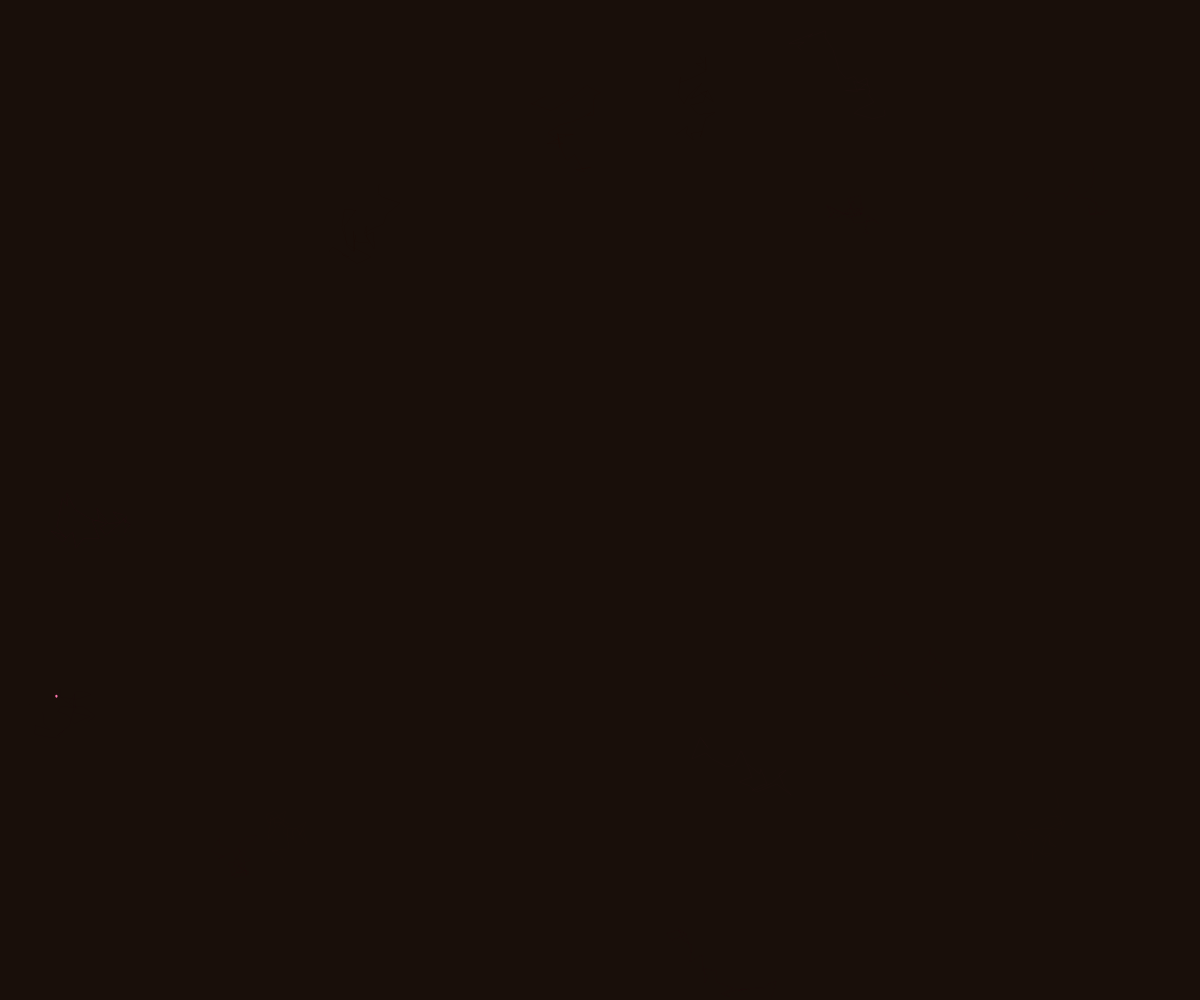
Frame 1 (no input)
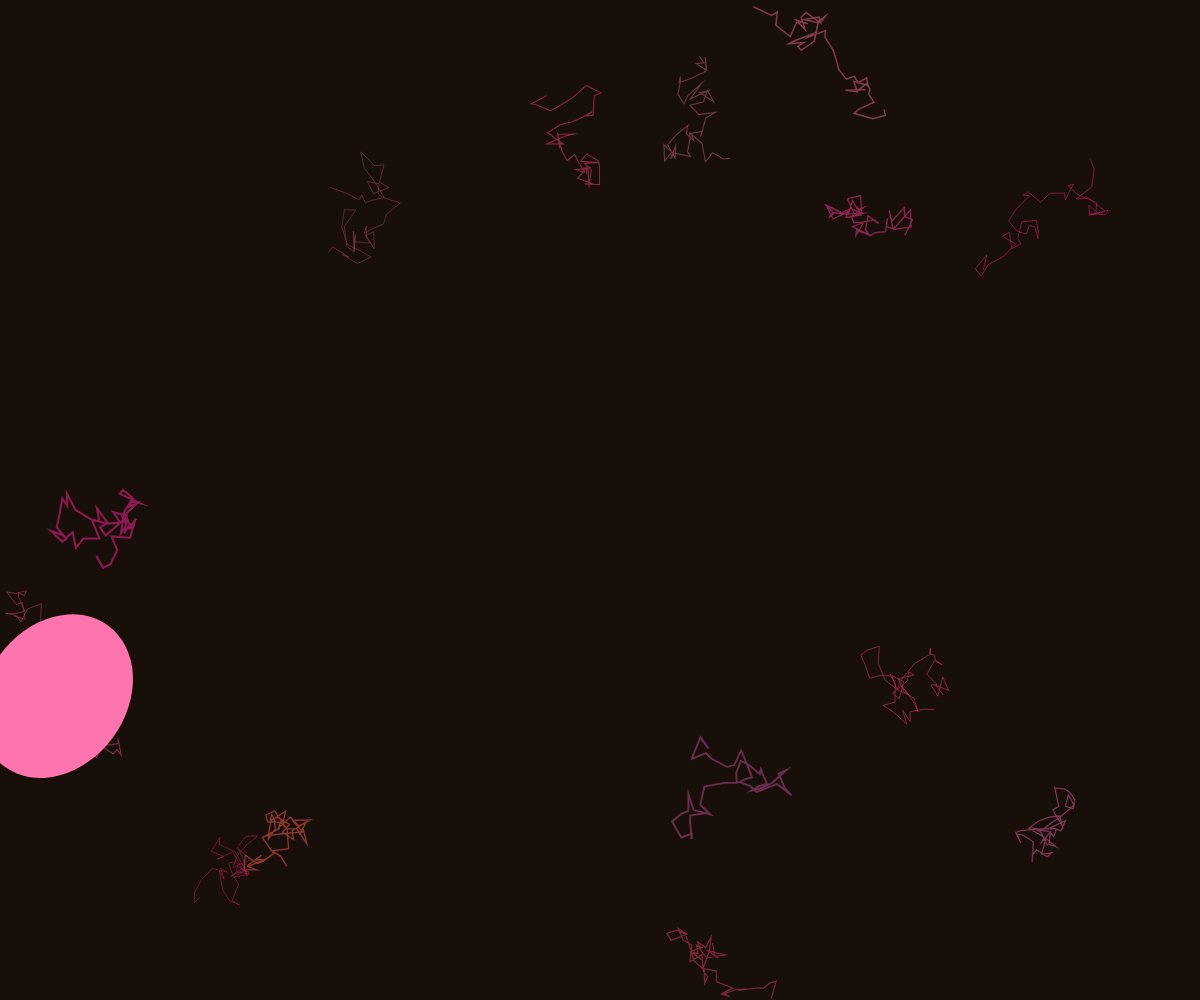
Frame 60 (no input)
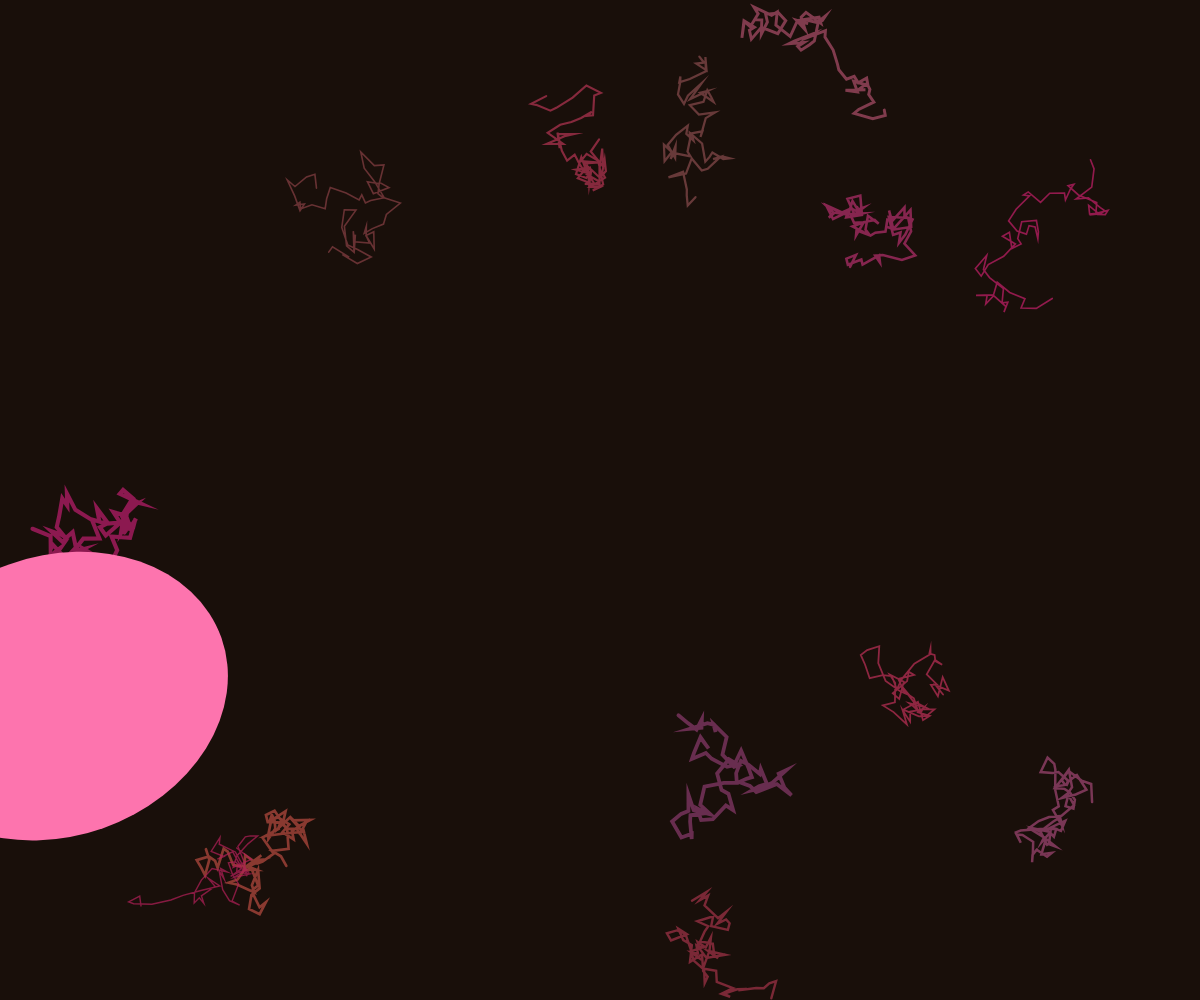
Frame 120 (the mouse pressed at the canvas centre since frame 60)

The p5.js sketch that drew these frames (run headless with seeded random() and noise() and a simulated clock; from frame 60 on, the mouse is pressed at the canvas centre):

// p5.js sketch
// ── sketch.js
let threads = [];
let figures = [];
let time = 0;

class Thread {
  constructor(x, y) {
    this.points = [{ x, y }];
    this.color = color(
      random(120, 200),
      random(30, 80),
      random(60, 120),
      180
    );
    this.width = random(2, 6);
    this.growth = 0;
    this.maxGrowth = random(50, 150);
  }

  update() {
    if (this.growth < this.maxGrowth) {
      this.growth += 0.5;
    }
    
    // Add new points along the path
    if (random() < 0.3 && this.points.length < 100) {
      let last = this.points[this.points.length - 1];
      let angle = random(TWO_PI);
      let length = random(5, 20);
      let x = last.x + cos(angle) * length;
      let y = last.y + sin(angle) * length;
      
      // Keep within canvas
      if (x > 0 && x < width && y > 0 && y < height) {
        this.points.push({ x, y });
      }
    }
  }

  draw() {
    if (this.points.length < 2) return;
    
    stroke(this.color);
    strokeWeight(this.width * (this.growth / this.maxGrowth));
    noFill();
    
    beginShape();
    for (let i = 0; i < this.points.length; i++) {
      let point = this.points[i];
      vertex(point.x, point.y);
    }
    endShape();
  }
}

class Figure {
  constructor(x, y) {
    this.pos = { x, y };
    this.size = random(15, 30);
    this.color = color(
      random(180, 255),
      random(100, 180),
      random(100, 200)
    );
    this.type = floor(random(3)); // 0=humanoid, 1=animal, 2=abstract
    this.rotation = random(TWO_PI);
    this.growth = 0;
    this.maxGrowth = random(5, 15);
  }

  update() {
    if (this.growth < this.maxGrowth) {
      this.growth += 0.1;
    }
    this.rotation += 0.01;
  }

  draw() {
    push();
    translate(this.pos.x, this.pos.y);
    rotate(this.rotation);
    
    fill(this.color);
    noStroke();
    
    // Draw different figure types
    switch (this.type) {
      case 0: // Humanoid
        ellipse(0, 0, this.size * this.growth, this.size * this.growth * 1.5);
        // Head
        ellipse(0, -this.size * this.growth * 0.7, this.size * this.growth * 0.6, this.size * this.growth * 0.6);
        break;
      case 1: // Animal
        ellipse(0, 0, this.size * this.growth, this.size * this.growth * 0.8);
        // Tail
        let tailLength = this.size * this.growth * 0.8;
        line(0, 0, -tailLength, 0);
        break;
      case 2: // Abstract
        beginShape();
        for (let i = 0; i < 6; i++) {
          let angle = map(i, 0, 6, 0, TWO_PI);
          let radius = this.size * this.growth * (0.8 + noise(time + i) * 0.4);
          vertex(cos(angle) * radius, sin(angle) * radius);
        }
        endShape(CLOSE);
        break;
    }
    
    pop();
  }
}

function setup() {
  createCanvas(windowWidth, windowHeight);
  
  // Create initial threads
  for (let i = 0; i < 15; i++) {
    let startX = random(width);
    let startY = random(height);
    let thread = new Thread(startX, startY);
    
    // Add initial segments
    for (let j = 0; j < 30; j++) {
      let last = thread.points[thread.points.length - 1];
      let angle = random(TWO_PI);
      let length = random(5, 20);
      let x = last.x + cos(angle) * length;
      let y = last.y + sin(angle) * length;
      
      if (x > 0 && x < width && y > 0 && y < height) {
        thread.points.push({ x, y });
      }
    }
    
    threads.push(thread);
  }

  // Place figures at intersections
  for (let i = 0; i < threads.length; i++) {
    for (let j = i + 1; j < threads.length; j++) {
      let t1 = threads[i];
      let t2 = threads[j];
      
      // Simple intersection detection
      for (let k = 0; k < t1.points.length - 1; k++) {
        for (let l = 0; l < t2.points.length - 1; l++) {
          let s1 = t1.points[k];
          let e1 = t1.points[k + 1];
          let s2 = t2.points[l];
          let e2 = t2.points[l + 1];
          
          // Check if segments intersect
          let intersection = lineIntersection(s1, e1, s2, e2);
          if (intersection && random() < 0.3) {
            figures.push(new Figure(intersection.x, intersection.y));
          }
        }
      }
    }
  }
}

function lineIntersection(a, b, c, d) {
  let denom = (a.x - b.x) * (c.y - d.y) - (a.y - b.y) * (c.x - d.x);
  if (abs(denom) < 0.001) return null;
  
  let t = ((a.x - c.x) * (c.y - d.y) - (a.y - c.y) * (c.x - d.x)) / denom;
  let u = -((a.x - b.x) * (a.y - c.y) - (a.y - b.y) * (a.x - c.x)) / denom;
  
  if (t >= 0 && t <= 1 && u >= 0 && u <= 1) {
    return { x: a.x + t * (b.x - a.x), y: a.y + t * (b.y - a.y) };
  }
  return null;
}

function draw() {
  background(25, 15, 10); // Deep earth tone
  
  time += 0.01;
  
  // Update and draw threads
  for (let thread of threads) {
    thread.update();
    thread.draw();
  }
  
  // Update and draw figures
  for (let figure of figures) {
    figure.update();
    figure.draw();
  }
}

function windowResized() {
  resizeCanvas(windowWidth, windowHeight);
}
